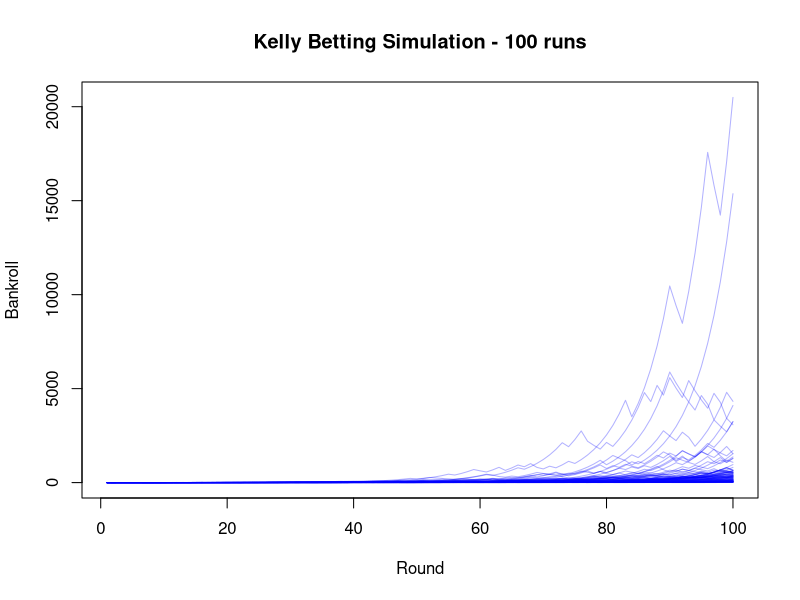
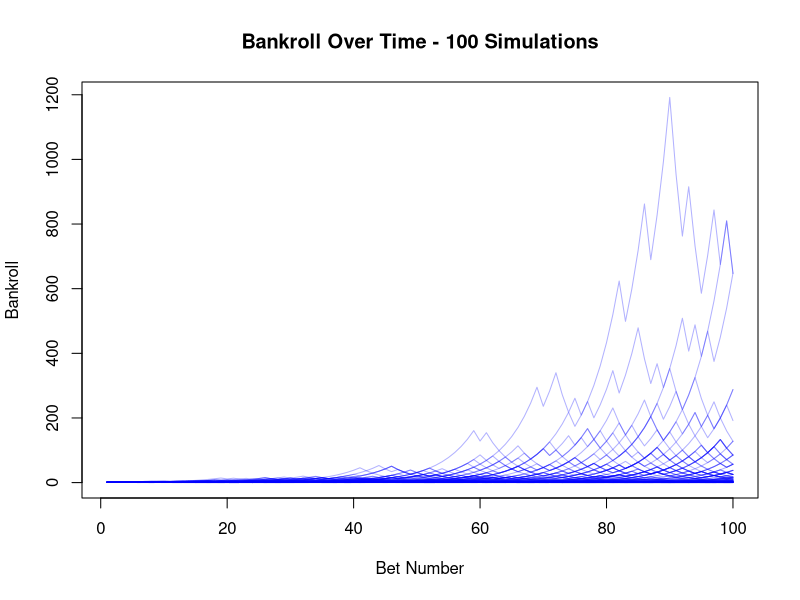

R code for these plots, in order:

# 10.1.2

# 1

kelly_betting <- function(p, alpha) {
  stopifnot(length(p) == length(alpha))
  m <- length(p)
  
  expected_returns <- p * alpha
  sorted_indices <- order(expected_returns, decreasing = TRUE)
  p_sorted <- p[sorted_indices]
  alpha_sorted <- alpha[sorted_indices]
  
  b_values <- numeric(m)
  for (t in 1:m) {
    pt <- sum(p_sorted[1:t])
    sigma_t <- sum(1 / alpha_sorted[1:t])
    denom <- 1 - sigma_t
    if (denom <= 0) {
      b_values[t] <- NA
    } else {
      b_values[t] <- (1 - pt) / denom
    }
  }
  
  b_candidates <- b_values[!is.na(b_values) & b_values > 0]
  if (length(b_candidates) == 0) {
    b <- 1
  } else {
    b <- min(b_candidates)
  }
  
  f_sorted <- p_sorted - b / alpha_sorted
  f_sorted <- pmax(f_sorted, 0)
  
  f <- numeric(m)
  f[sorted_indices] <- f_sorted
  
  return(list(fractions = f, reserve = b))
}


p <- c(0.6, 0.3, 0.1)
alpha <- c(2, 3, 8)


show_expected_values <- function(p, alpha, fractions) {
  expected_return <- p * alpha
  expected_profit <- expected_return - 1
  
  df <- data.frame(
    Horse = paste0("Horse_", seq_along(p)),
    Probability = p,
    Odds = alpha,
    Fraction_Bet = fractions,
    Expected_Return = expected_return,
    Expected_Profit = expected_profit
  )
  
  return(df)
}

result <- kelly_betting(p, alpha)
ev_df <- show_expected_values(p, alpha, result$fractions)

print(ev_df)

# 2

set.seed(42)

kelly_betting <- function(p, alpha) {
  stopifnot(length(p) == length(alpha))
  m <- length(p)
  
  expected_returns <- p * alpha
  sorted_indices <- order(expected_returns, decreasing = TRUE)
  p_sorted <- p[sorted_indices]
  alpha_sorted <- alpha[sorted_indices]
  
  b_values <- numeric(m)
  for (t in 1:m) {
    pt <- sum(p_sorted[1:t])
    sigma_t <- sum(1 / alpha_sorted[1:t])
    denom <- 1 - sigma_t
    if (denom <= 0) {
      b_values[t] <- NA
    } else {
      b_values[t] <- (1 - pt) / denom
    }
  }
  
  b_candidates <- b_values[!is.na(b_values) & b_values > 0]
  if (length(b_candidates) == 0) {
    b <- 1
  } else {
    b <- min(b_candidates)
  }
  
  f_sorted <- p_sorted - b / alpha_sorted
  f_sorted <- pmax(f_sorted, 0)
  
  f <- numeric(m)
  f[sorted_indices] <- f_sorted
  
  return(list(fractions = f, reserve = b))
}

simulate_kelly_run <- function(p, alpha, N = 100, initial_bankroll = 1) {
  res <- kelly_betting(p, alpha)
  f <- res$fractions
  b <- res$reserve
  
  bankroll <- initial_bankroll
  bankroll_history <- numeric(N)
  
  for (i in 1:N) {
    winner <- sample(1:length(p), size = 1, prob = p)
    gain_factor <- b + f[winner] * alpha[winner]
    bankroll <- bankroll * gain_factor
    bankroll_history[i] <- bankroll
  }
  
  return(list(final_bankroll = bankroll, history = bankroll_history))
}

sim_result <- simulate_kelly_run(p, alpha, N = 100, initial_bankroll = 1)
sim_result

M <- 100
N <- 100

p <- c(0.6, 0.3, 0.1)
alpha <- c(2, 3, 8)

all_histories <- matrix(NA, nrow = N, ncol = M)

for (sim in 1:M) {
  sim_result <- simulate_kelly_run(p, alpha, N = N, initial_bankroll = 1)
  all_histories[, sim] <- sim_result$history
}

plot(1:N, all_histories[,1], type = "l", col = rgb(0,0,1,0.3),
     ylim = range(all_histories), xlab = "Round", ylab = "Bankroll",
     main = paste("Kelly Betting Simulation -", M, "runs"))
for (sim in 2:M) {
  lines(1:N, all_histories[,sim], col = rgb(0,0,1,0.3))
}

# Only positive EV bets

positive_ev_bet <- function(p, alpha) {
  stopifnot(length(p) == length(alpha))
  m_original <- length(p)
  
  expected_returns <- p * alpha
  positive_ev <- expected_returns > 1
  original_indices <- which(positive_ev)
  p_filtered <- p[positive_ev]
  alpha_filtered <- alpha[positive_ev]
  m_filtered <- length(p_filtered)
  
  if (m_filtered == 0) {
    return(list(fractions = rep(0, m_original), reserve = 1))
  }
  
  expected_returns_filtered <- p_filtered * alpha_filtered
  sorted_indices <- order(expected_returns_filtered, decreasing = TRUE)
  p_sorted <- p_filtered[sorted_indices]
  alpha_sorted <- alpha_filtered[sorted_indices]
  
  b_values <- numeric(m_filtered)
  for (t in 1:m_filtered) {
    pt <- sum(p_sorted[1:t])
    sigma_t <- sum(1 / alpha_sorted[1:t])
    denom <- 1 - sigma_t
    b_values[t] <- if (denom <= 0) NA else (1 - pt) / denom
  }
  
  b_candidates <- b_values[!is.na(b_values) & b_values > 0]
  b <- if (length(b_candidates) == 0) 1 else min(b_candidates)
  
  f_sorted <- pmax(p_sorted - b / alpha_sorted, 0)
  
  f_filtered <- numeric(m_filtered)
  f_filtered[sorted_indices] <- f_sorted
  f <- numeric(m_original)
  f[original_indices] <- f_filtered
  
  return(list(fractions = f, reserve = b))
}

simulate_positive_ev_run <- function(p, alpha, N = 100, initial_bankroll = 1) {
  res <- positive_ev_bet(p, alpha)
  f <- res$fractions
  b <- res$reserve
  
  bankroll <- initial_bankroll
  bankroll_history <- numeric(N)
  
  for (i in 1:N) {
    winner <- sample(1:length(p), size = 1, prob = p)
    gain_factor <- b + f[winner] * alpha[winner]
    bankroll <- bankroll * gain_factor
    bankroll_history[i] <- bankroll
  }
  
  return(list(final_bankroll = bankroll, history = bankroll_history))
}

all_histories_ev <- matrix(NA, nrow = N, ncol = M)

for (sim in 1:M) {
  result <- simulate_positive_ev_run(p, alpha, N = N, initial_bankroll = 1)
  all_histories_ev[, sim] <- result$history
}

plot(1:N, all_histories_ev[,1], type = "l", col = rgb(0, 0, 1, 0.3),
     ylim = range(all_histories_ev), xlab = "Bet Number", ylab = "Bankroll",
     main = paste("Bankroll Over Time -", M, "Simulations"))

for (sim in 2:M) {
  lines(1:N, all_histories_ev[, sim], col = rgb(0, 0, 1, 0.3))
}

# Comparing after N bets

rounds_to_check <- c(10, 25, 50, 100)

avg_kelly <- sapply(rounds_to_check, function(r) mean(all_histories[r, ]))
avg_pos_ev <- sapply(rounds_to_check, function(r) mean(all_histories_ev[r, ]))

df_avg <- data.frame(
  Round = rounds_to_check,
  Kelly_Avg = avg_kelly,
  Positive_EV_Avg = avg_pos_ev
)

print(df_avg)
